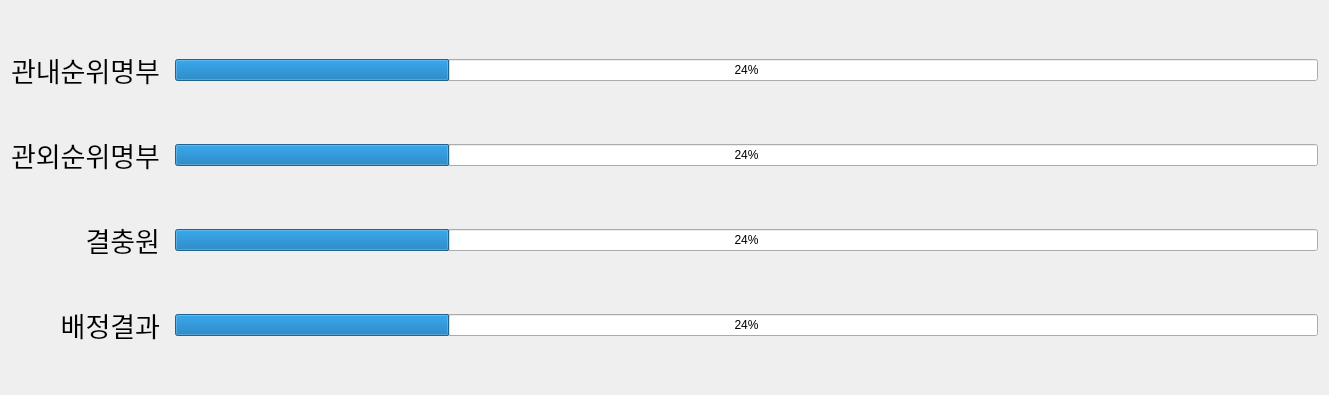
<?xml version="1.0" encoding="UTF-8"?>
<ui version="4.0">
 <class>Form</class>
 <widget class="QWidget" name="Form">
  <property name="geometry">
   <rect>
    <x>0</x>
    <y>0</y>
    <width>1329</width>
    <height>395</height>
   </rect>
  </property>
  <property name="windowTitle">
   <string>Form</string>
  </property>
  <layout class="QGridLayout" name="gridLayout">
   <property name="horizontalSpacing">
    <number>15</number>
   </property>
   <item row="0" column="0">
    <widget class="QLabel" name="label">
     <property name="font">
      <font>
       <pointsize>20</pointsize>
      </font>
     </property>
     <property name="text">
      <string>관내순위명부</string>
     </property>
     <property name="alignment">
      <set>Qt::AlignRight|Qt::AlignTrailing|Qt::AlignVCenter</set>
     </property>
    </widget>
   </item>
   <item row="0" column="1">
    <widget class="QProgressBar" name="progressBar_internal">
     <property name="value">
      <number>24</number>
     </property>
     <property name="orientation">
      <enum>Qt::Horizontal</enum>
     </property>
    </widget>
   </item>
   <item row="1" column="0">
    <widget class="QLabel" name="label_2">
     <property name="font">
      <font>
       <pointsize>20</pointsize>
      </font>
     </property>
     <property name="text">
      <string>관외순위명부</string>
     </property>
     <property name="alignment">
      <set>Qt::AlignRight|Qt::AlignTrailing|Qt::AlignVCenter</set>
     </property>
    </widget>
   </item>
   <item row="1" column="1">
    <widget class="QProgressBar" name="progressBar_external">
     <property name="value">
      <number>24</number>
     </property>
    </widget>
   </item>
   <item row="2" column="0">
    <widget class="QLabel" name="label_3">
     <property name="font">
      <font>
       <pointsize>20</pointsize>
      </font>
     </property>
     <property name="text">
      <string>결충원</string>
     </property>
     <property name="alignment">
      <set>Qt::AlignRight|Qt::AlignTrailing|Qt::AlignVCenter</set>
     </property>
    </widget>
   </item>
   <item row="2" column="1">
    <widget class="QProgressBar" name="progressBar_school">
     <property name="value">
      <number>24</number>
     </property>
    </widget>
   </item>
   <item row="3" column="0">
    <widget class="QLabel" name="label_4">
     <property name="font">
      <font>
       <pointsize>20</pointsize>
      </font>
     </property>
     <property name="text">
      <string>배정결과</string>
     </property>
     <property name="alignment">
      <set>Qt::AlignRight|Qt::AlignTrailing|Qt::AlignVCenter</set>
     </property>
    </widget>
   </item>
   <item row="3" column="1">
    <widget class="QProgressBar" name="progressBar_result">
     <property name="value">
      <number>24</number>
     </property>
    </widget>
   </item>
  </layout>
 </widget>
 <resources/>
 <connections/>
</ui>
